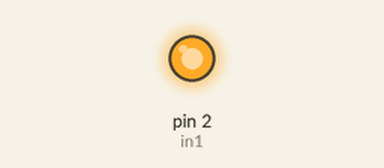
A sketch run on a simulated Arduino Uno, built with avr-gcc and run on an emulated ATmega328P. Shown: output pins drawn as LEDs (lit = HIGH).

Above: at 1.5 s.
At 4.5 s:
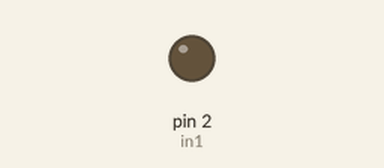
Timing chart, 0 to 7.8 s (numbered marks = the images above):
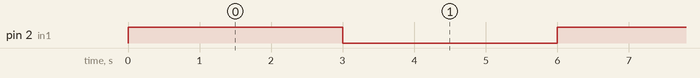

The sketch:

Hydroponics_Relais_3.0.ino
```cpp
int in1 = 2;

void setup() {
  pinMode(in1, OUTPUT);
  digitalWrite(in1, LOW);
}

void loop() {
  digitalWrite(in1, HIGH);
  delay(3000);
  digitalWrite(in1, LOW);
  delay(3000);
}
```

Measured:
- by itself, pin 2 (in1): alternates HIGH for 3.0 s and LOW for 3.0 s
